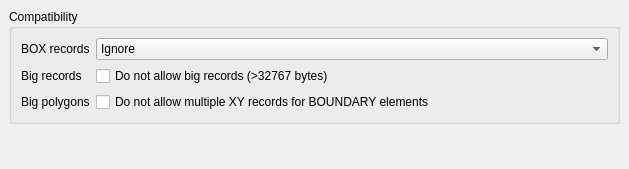
<ui version="4.0" >
 <class>GDS2ReaderOptionPage</class>
 <widget class="QWidget" name="GDS2ReaderOptionPage" >
  <property name="geometry" >
   <rect>
    <x>0</x>
    <y>0</y>
    <width>629</width>
    <height>169</height>
   </rect>
  </property>
  <property name="windowTitle" >
   <string>Form</string>
  </property>
  <layout class="QVBoxLayout" >
   <property name="margin" >
    <number>9</number>
   </property>
   <property name="spacing" >
    <number>6</number>
   </property>
   <item>
    <widget class="QGroupBox" name="groupBox" >
     <property name="title" >
      <string>Compatibility</string>
     </property>
     <layout class="QGridLayout" >
      <property name="margin" >
       <number>9</number>
      </property>
      <property name="spacing" >
       <number>6</number>
      </property>
      <item row="0" column="0" >
       <widget class="QLabel" name="label" >
        <property name="text" >
         <string>BOX records</string>
        </property>
       </widget>
      </item>
      <item row="0" column="1" >
       <widget class="QComboBox" name="box_mode_cb" >
        <property name="sizePolicy" >
         <sizepolicy>
          <hsizetype>7</hsizetype>
          <vsizetype>0</vsizetype>
          <horstretch>0</horstretch>
          <verstretch>0</verstretch>
         </sizepolicy>
        </property>
        <item>
         <property name="text" >
          <string>Ignore</string>
         </property>
        </item>
        <item>
         <property name="text" >
          <string>Treat as rectangles</string>
         </property>
        </item>
        <item>
         <property name="text" >
          <string>Treat as boundaries</string>
         </property>
        </item>
        <item>
         <property name="text" >
          <string>Treat as errors</string>
         </property>
        </item>
       </widget>
      </item>
      <item row="1" column="1" >
       <widget class="QCheckBox" name="big_records_cbx" >
        <property name="text" >
         <string>Do not allow big records (>32767 bytes)</string>
        </property>
       </widget>
      </item>
      <item row="2" column="1" >
       <widget class="QCheckBox" name="big_poly_cbx" >
        <property name="text" >
         <string>Do not allow multiple XY records for BOUNDARY elements</string>
        </property>
       </widget>
      </item>
      <item row="1" column="0" >
       <widget class="QLabel" name="label_2" >
        <property name="text" >
         <string>Big records</string>
        </property>
       </widget>
      </item>
      <item row="2" column="0" >
       <widget class="QLabel" name="label_3" >
        <property name="text" >
         <string>Big polygons</string>
        </property>
       </widget>
      </item>
     </layout>
    </widget>
   </item>
   <item>
    <spacer>
     <property name="orientation" >
      <enum>Qt::Vertical</enum>
     </property>
     <property name="sizeHint" >
      <size>
       <width>524</width>
       <height>51</height>
      </size>
     </property>
    </spacer>
   </item>
  </layout>
 </widget>
 <resources/>
 <connections/>
</ui>
